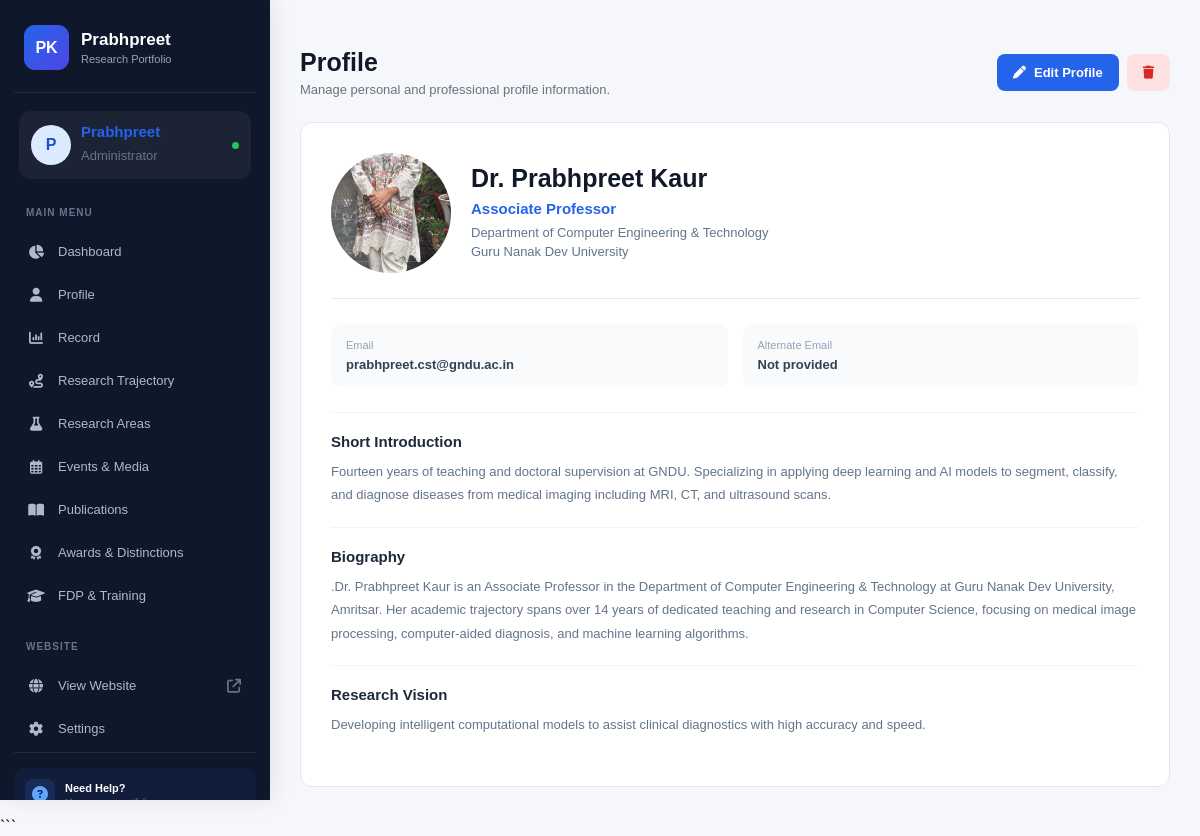
/profile/, run on the app's committed database.
### myapp/models.py (models this page shows, shortened)
class Profile(models.Model):
    name = models.CharField(max_length=200)
    designation = models.CharField(max_length=200)
    department = models.CharField(max_length=300)
    university = models.CharField(max_length=300)
    email = models.EmailField()
    alternate_email = models.EmailField(blank=True)
    profile_image = models.ImageField(
        upload_to='profile/',
        blank=True,
        null=True
    )
    short_intro = models.TextField()
    biography = models.TextField()
    research_vision = models.TextField(blank=True)
    created_at = models.DateTimeField(auto_now_add=True)
    updated_at = models.DateTimeField(auto_now=True)

### myapp/views.py (the view)
# urls.py: path('profile/', views.profile, name='profile'),
def profile(request):
    profile = Profile.objects.first()
    return render(request, 'profile.html', {'profile': profile})

### templates/profile.html (shortened to what this page needs)
{% extends 'sidebar.html' %}
{% block content %}
<div class="page-header">
    <div>
        <h1>Profile</h1>
        <p>Manage personal and professional profile information.</p>
    </div>
    {% if profile %}
    <div class="header-actions">
        <a href="{% url 'edit_profile' %}" class="edit-btn"><i class="fa-solid fa-pen"></i> Edit Profile</a>
        <a href="{% url 'delete_profile' %}" class="delete-btn"><i class="fa-solid fa-trash"></i></a>
    </div>
    {% else %}
    <a href="{% url 'add_profile' %}" class="add-btn"><i class="fa-solid fa-plus"></i> Add Profile</a>
    {% endif %}
</div>
{% if profile %}
<div class="profile-card">
    <div class="profile-top">
        {% if profile.profile_image %}
        <img src="{{ profile.profile_image.url }}" class="profile-image" alt="{{ profile.name }}">
        {% else %}
        <div class="profile-placeholder"><i class="fa-solid fa-user"></i></div>
        {% endif %}
        <div class="profile-info">
            <h2>{{ profile.name }}</h2>
            <h4>{{ profile.designation }}</h4>
            <p>{{ profile.department }}</p>
            <p>{{ profile.university }}</p>
        </div>
    </div>
    <div class="info-grid">
        <div class="info-box"><span>Email</span><strong>{{ profile.email }}</strong></div>
        <div class="info-box"><span>Alternate Email</span><strong>{{ profile.alternate_email|default:"Not provided" }}</strong></div>
    </div>
    <div class="content-section">
        <h3>Short Introduction</h3>
        <p>{{ profile.short_intro }}</p>
    </div>
    <div class="content-section">
        <h3>Biography</h3>
        <p>{{ profile.biography }}</p>
    </div>
    {% if profile.research_vision %}
    <div class="content-section">
        <h3>Research Vision</h3>
        <p>{{ profile.research_vision }}</p>
    </div>
    {% endif %}
</div>
{% endif %}
{% endblock %}

### templates/sidebar.html (style rules this page uses)
* { margin:0;padding:0;box-sizing:border-box }
body { font-family:Arial,sans-serif;background:#f5f7fb }
.profile-info h4 { font-size:12px }
.profile-info p { font-size:10px;color:#94a3b8;margin-top:4px }

### templates/profile.html (style rules this page uses)
.page-header { display:flex;align-items:center;justify-content:space-between;margin-bottom:25px }
.page-header h1 { font-size:25px;color:#111827 }
.page-header p { font-size:13px;color:#6b7280;margin-top:5px }
.header-actions { display:flex;gap:8px }
.add-btn,.edit-btn,.delete-btn { display:inline-flex;align-items:center;gap:8px;padding:11px 16px;border-radius:8px;text-decoration:none;font-size:13px;font-weight:600 }
.add-btn,.edit-btn { background:#2563eb;color:#fff }
.delete-btn { background:#fee2e2;color:#dc2626 }
.profile-card { background:#fff;border:1px solid #e5e7eb;border-radius:12px;padding:30px }
.profile-top { display:flex;align-items:center;gap:20px;padding-bottom:25px;border-bottom:1px solid #e5e7eb }
.profile-image,.profile-placeholder { width:120px;height:120px;border-radius:50%;object-fit:cover }
.profile-info h2 { font-size:25px;color:#111827;margin-bottom:7px }
.profile-info h4 { font-size:15px;color:#2563eb;margin-bottom:8px }
.profile-info p { font-size:13px;color:#64748b;margin:4px 0 }
.info-grid { display:grid;grid-template-columns:1fr 1fr;gap:15px;margin:25px 0 }
.info-box { background:#f8fafc;border-radius:9px;padding:15px }
.info-box span { display:block;font-size:11px;color:#94a3b8;margin-bottom:6px }
.info-box strong { font-size:13px;color:#334155;word-break:break-word }
.content-section { padding:20px 0;border-top:1px solid #f1f5f9 }
.content-section h3 { font-size:15px;color:#1e293b;margin-bottom:10px }
.content-section p { font-size:13px;line-height:1.8;color:#64748b;white-space:pre-line }

### data on the page
Profile: profile_image (picture), name "Dr. Prabhpreet Kaur", designation "Associate Professor", department "Department of Computer Engineering & Technology", university "Guru Nanak Dev University", email "prabhpreet.cst@gndu.ac.in", alternate_email "Not provided", short_intro "Fourteen years of teaching and doctoral supervision at GNDU. Specializing in applying deep learning and AI models to segment, classify, and diagnose diseases from medical imaging including MRI, CT, and ultrasound scans.", biography ".Dr. Prabhpreet Kaur is an Associate Professor in the Department of Computer Engineering & Technology at Guru Nanak Dev University, Amritsar. Her academic trajectory spans over 14 years of dedicated teaching and research in Computer Science, focusing on medical image processing, computer-aided diagnosis, and machine learning algorithms.", research_vision "Developing intelligent computational models to assist clinical diagnostics with high accuracy and speed."
